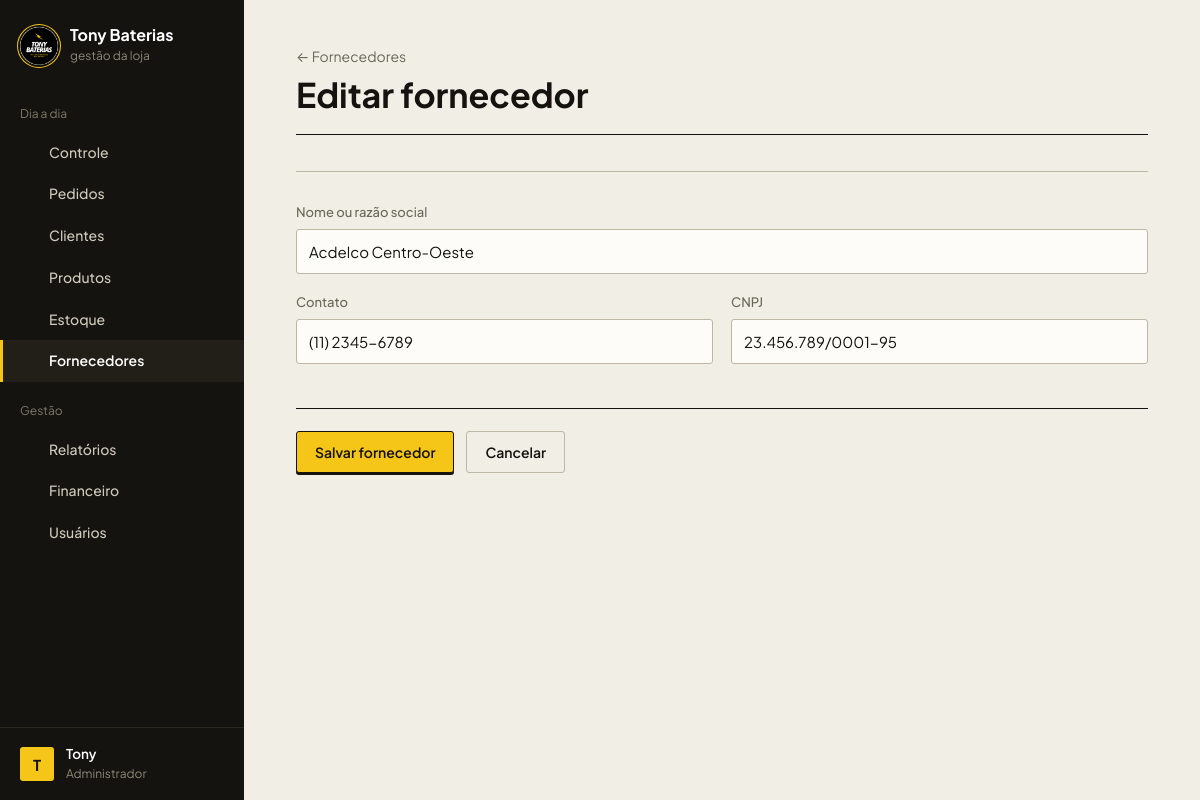
/public/fornecedores.php?acao=form&id=2 (signed in), run on the app's committed database.
### tables this page shows
CREATE TABLE IF NOT EXISTS `fornecedores` (
  `id` int UNSIGNED NOT NULL AUTO_INCREMENT,
  `nome` varchar(150) NOT NULL,
  `contato` varchar(100) DEFAULT NULL,
  `cnpj` varchar(18) DEFAULT NULL,
  `criado_em` datetime NOT NULL DEFAULT CURRENT_TIMESTAMP,
  `atualizado_em` datetime NOT NULL DEFAULT CURRENT_TIMESTAMP ON UPDATE CURRENT_TIMESTAMP,
  PRIMARY KEY (`id`),
  KEY `idx_fornecedores_nome` (`nome`)
);

### config/config.php (called while the page is built, shortened)
<?php
spl_autoload_register(function (string $classe) {
    foreach (['models', 'controllers'] as $pasta) {
        $arquivo = BASE_PATH . "/app/$pasta/$classe.php";
        if (file_exists($arquivo)) {
            return;
        }
    }
});
require_once __DIR__ . '/BancoDados.php';

### config/BancoDados.php (called while the page is built)
<?php
class BancoDados
{
    private static ?PDO $conexao = null;
    public static function getConnection(): PDO
    {
        if (self::$conexao === null) {
            $dsn = 'mysql:host=' . DB_HOST . ';port=' . DB_PORT . ';dbname=' . DB_NAME . ';charset=utf8mb4';
            try {
                self::$conexao = new PDO($dsn, DB_USER, DB_PASS, [
                    PDO::ATTR_ERRMODE            => PDO::ERRMODE_EXCEPTION,
                    PDO::ATTR_DEFAULT_FETCH_MODE => PDO::FETCH_ASSOC,
                    PDO::ATTR_EMULATE_PREPARES   => false,
                    PDO::MYSQL_ATTR_INIT_COMMAND => "SET time_zone = '" . (new DateTime('now'))->format('P') . "'",
                ]);
            } catch (PDOException $e) {
                die(APP_ENV === 'development'
                    ? 'Erro ao conectar ao banco de dados: ' . $e->getMessage()
                    : 'Não foi possível conectar ao banco de dados. Tente novamente mais tarde.');
            }
        }
        return self::$conexao;
    }
}

### app/controllers/FornecedorController.php (called while the page is built, shortened)
<?php
class FornecedorController
{
    private Fornecedor $fornecedorModel;
    public function __construct()
    {
        $this->fornecedorModel = new Fornecedor();
    }
    public function buscar(int $id): ?array
    {
        return $this->fornecedorModel->buscarPorId($id);
    }
}

### app/models/Fornecedor.php (called while the page is built, shortened)
<?php
class Fornecedor
{
    private PDO $db;
    public function __construct()
    {
        $this->db = BancoDados::getConnection();
    }
    public function buscarPorId(int $id): ?array
    {
        $stmt = $this->db->prepare('SELECT * FROM fornecedores WHERE id = ?');
        $stmt->execute([$id]);
        return $stmt->fetch() ?: null;
    }
}

### app/views/fornecedores/form.php (the view, shortened to what this page needs)
<?php $editando = $fornecedor !== null; ?>
<div class="pagina-topo">
    <div>
        <p class="pagina-topo__eyebrow"><a href="fornecedores.php">&larr; Fornecedores</a></p>
        <h1><?= $editando ? 'Editar fornecedor' : 'Novo fornecedor' ?></h1>
    </div>
</div>
<form method="POST" action="fornecedores.php?acao=salvar" class="form">
    <section class="bloco-form">
        <div class="campos campos--2">
            <div class="campo campo--cheio">
                <label for="nome">Nome ou razão social</label>
                <input type="text" id="nome" name="nome" required
                       value="<?= htmlspecialchars($fornecedor['nome'] ?? '') ?>">
            </div>
            <div class="campo">
                <label for="contato">Contato</label>
                <input type="text" id="contato" name="contato" placeholder="Telefone ou e-mail"
                       value="<?= htmlspecialchars($fornecedor['contato'] ?? '') ?>">
            </div>
            <div class="campo">
                <label for="cnpj">CNPJ</label>
                <input type="text" id="cnpj" name="cnpj" placeholder="00.000.000/0000-00"
                       value="<?= htmlspecialchars($fornecedor['cnpj'] ?? '') ?>">
            </div>
        </div>
    </section>
    <div class="acoes-form">
        <button type="submit" class="btn btn-primario">Salvar fornecedor</button>
        <a href="fornecedores.php" class="btn btn-secundario">Cancelar</a>
    </div>
</form>

### public/assets/css/global.css (style rules this page uses)
:root { --papel: #f1eee6; --papel-fundo: #e6e1d3; --superficie: #fdfcf8; --tinta: #14130f; --tinta-2: #3b392f; --tinta-3: #6b6858; --linha: #dad5c6; --linha-forte: #bdb7a3; --amarelo: #f5c518; --amarelo-fundo: #fbf0c0; --amarelo-texto: #7a5c00; --erro: #b3382c; --erro-fundo: #f7e3df; --ok: #2b6b47; --ok-fundo: #dfece3; --fonte-base: 'Plus Jakarta Sans', system-ui, -apple-system, 'Segoe UI', sans-serif; --raio: 3px; --sombra-1: 0 1px 0 rgba(20, 19, 15, 0.04), 0 1px 3px rgba(20, 19, 15, 0.07); --sombra-2: 0 2px 4px rgba(20, 19, 15, 0.05), 0 14px 30px -10px rgba(20, 19, 15, 0.26); --curva: cubic-bezier(0.2, 0.7, 0.2, 1); }
* { margin: 0; padding: 0; box-sizing: border-box; }
body { font-family: var(--fonte-base); font-size: 15px; line-height: 1.55; color: var(--tinta); background-color: var(--papel); -webkit-font-smoothing: antialiased; }
a { color: inherit; text-decoration: none; }
button, input, select, textarea { font: inherit; color: inherit; }
.btn { display: inline-flex; align-items: center; justify-content: center; gap: 8px; min-height: 42px; padding: 10px 18px; border: 1px solid transparent; border-radius: var(--raio); font-size: 14px; font-weight: 600; line-height: 1.2; white-space: nowrap; cursor: pointer; user-select: none; }
.btn-primario { background-color: var(--amarelo); color: var(--tinta); border-color: var(--tinta); box-shadow: 0 2px 0 var(--tinta); }
.btn-secundario { background-color: transparent; color: var(--tinta); border-color: var(--linha-forte); }

### public/assets/css/forms.css (style rules this page uses)
.campo { margin-bottom: 18px; }
.campo label { display: block; margin-bottom: 7px; font-size: 13px; font-weight: 500; color: var(--tinta-3); }
.campo input, .campo textarea, .campo select { display: block; width: 100%; min-height: 44px; padding: 10px 12px; background-color: var(--superficie); color: var(--tinta); border: 1px solid var(--linha-forte); border-radius: var(--raio); font-size: 15px; }
.campo input::placeholder, .campo textarea::placeholder { color: #9b9682; }
.form { max-width: 1000px; }
.bloco-form { padding: 30px 0 14px; border-top: 1px solid var(--linha-forte); }
.campos { display: grid; gap: 0 18px; align-content: start; }
.campos--2 { grid-template-columns: repeat(2, minmax(0, 1fr)); }
.campos .campo--cheio { grid-column: 1 / -1; }
.acoes-form { display: flex; align-items: center; flex-wrap: wrap; gap: 12px; margin-top: 12px; padding: 22px 0 0; border-top: 1px solid var(--tinta); }

### public/assets/css/layout.css (style rules this page uses)
.lateral__item svg { width: 17px; height: 17px; flex-shrink: 0; color: #8c8977; }
.lateral__item--ativo svg, .lateral__item--ativo:hover svg { color: var(--amarelo); }
.pagina-topo { display: flex; flex-wrap: wrap; align-items: flex-end; justify-content: space-between; gap: 20px 24px; margin-bottom: 36px; padding-bottom: 22px; border-bottom: 1px solid var(--tinta); }
.pagina-topo__eyebrow { display: flex; align-items: center; gap: 9px; margin-bottom: 10px; font-size: 14px; color: var(--tinta-3); }
.pagina-topo h1 { font-size: clamp(26px, 3.2vw, 34px); font-weight: 700; line-height: 1; }

### data on the page
fornecedores: nome "Acdelco Centro-Oeste", contato "(11) 2345-6789", cnpj "23.456.789/0001-95"

### other printed values
$grupoAtual "Dia a dia"
$item['label'] "Controle"
$item['label'] "Pedidos"
$item['label'] "Clientes"
$item['label'] "Produtos"
$item['label'] "Estoque"
$item['label'] "Fornecedores"
$grupoAtual "Gestão"
$item['label'] "Relatórios"
$item['label'] "Financeiro"
$item['label'] "Usuários"
mb_strtoupper(mb_substr($nomeUsuario, 0, 1)) "T"
$nomeUsuario "Tony"
